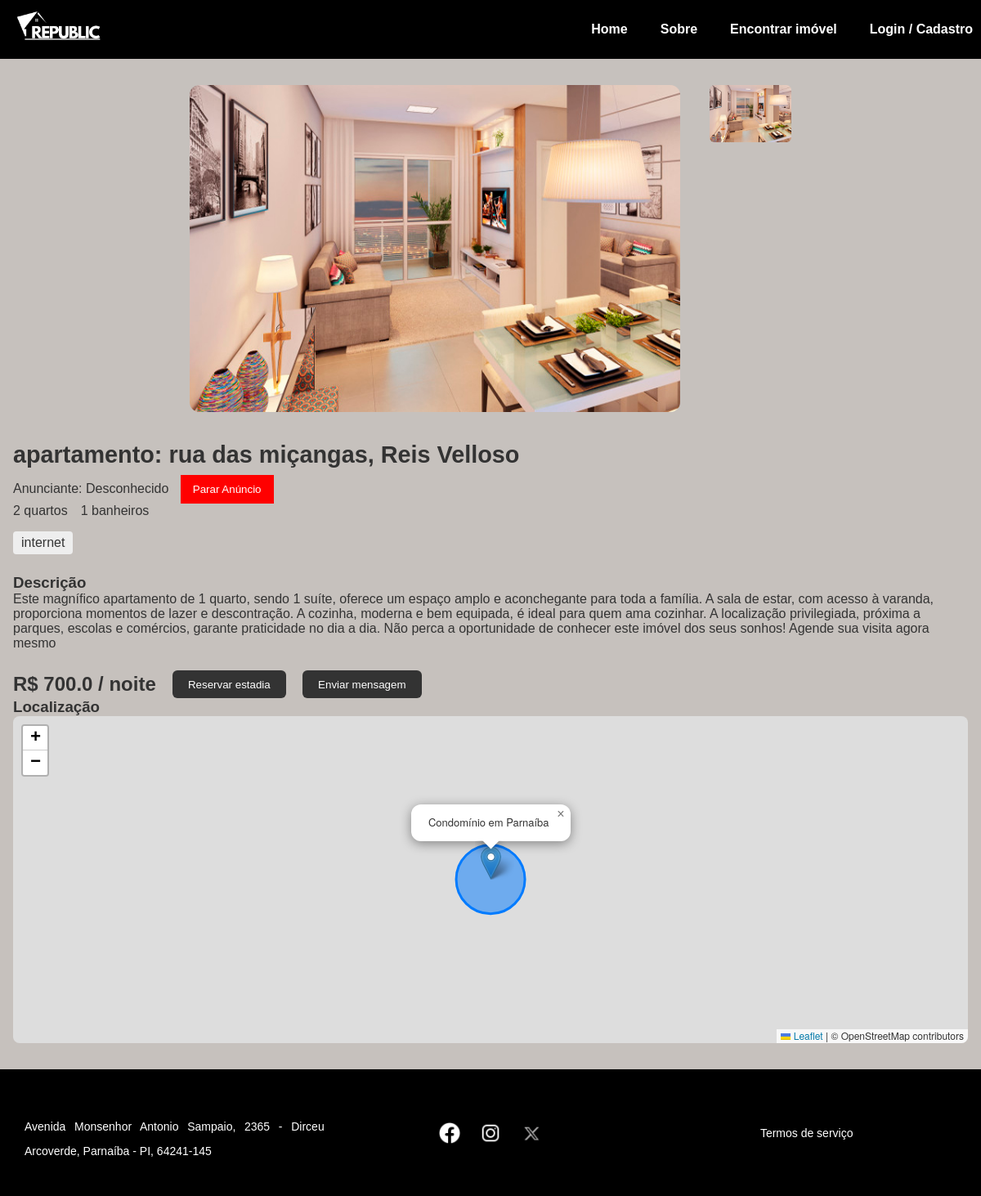
The app's page /detalhes_apartamento/3 with its own data.
### tables this page shows
CREATE TABLE apartamentos (
    id INTEGER PRIMARY KEY AUTOINCREMENT,
    endereco TEXT,
    bairro TEXT,
    numero TEXT,
    cep TEXT,
    complemento TEXT,
    valor REAL,
    quartos INTEGER,
    banheiros INTEGER,
    inclusos TEXT,
    outros TEXT,
    descricao TEXT,
    imagem TEXT,
    tipo TEXT
, usuario_id INTEGER);

### app.py (the view)
@app.route('/detalhes_apartamento/<int:id>')
def detalhes_apartamento(id):
    conn = sqlite3.connect('instance/banco.db')
    cursor = conn.cursor()
    cursor.execute("""
       SELECT id, endereco, bairro, numero, cep, complemento, valor, quartos,
              banheiros, inclusos, outros, descricao, imagem, tipo, usuario_id
       FROM apartamentos WHERE id = ?
    """, (id,))
    row = cursor.fetchone()
    if row and len(row) >= 15:
        apt = {
            'id': row[0],
            'endereco': row[1],
            'bairro': row[2],
            'numero': row[3],
            'cep': row[4],
            'complemento': row[5],
            'valor': row[6],
            'quartos': row[7],
            'banheiros': row[8],
            'inclusos': row[9].split(',') if row[9] else [],
            'outros': row[10],
            'descricao': row[11],
            'imagens': row[12].split(',') if row[12] else ['default.jpg'],
            'tipo': row[13],
            'usuario_id': row[14]
        }
        cursor.execute('SELECT nome FROM usuarios WHERE id = ?', (apt['usuario_id'],))
        dono = cursor.fetchone()
        dono_nome = dono[0] if dono else 'Desconhecido'
        conn.close()
        return render_template('apt.html', apartamento=apt, dono_nome=dono_nome, usuario_logado=session.get('usuario_id'))
    conn.close()
    return "Apartamento não encontrado", 404

### app.py (called while the page is built, shortened)
def obter_usuario_nome():
    return None

@app.context_processor
def inject_usuario_nome():
    return dict(usuario_nome=obter_usuario_nome())

### templates/apt.html (shortened to what this page needs)
<!DOCTYPE html>
<html lang="pt-br">
<head>
  <link rel="stylesheet" href="{{ url_for('static', filename='css/style.css') }}">
  <link rel="stylesheet" href="{{ url_for('static', filename='css/apt.css') }}">
  <link rel="stylesheet" href="{{ url_for('static', filename='css/map.css') }}">
  <link rel="stylesheet" href="https://unpkg.com/leaflet/dist/leaflet.css" />
</head>
<body>
  <header class="header">
    <div class="logo">
      <a href="{{ url_for('index') }}">
        <img src="{{ url_for('static', filename='img/logo/logo_branca.png') }}" alt="Republic Logo">
      </a>
    </div>
    <nav class="nav">
      <a href="{{ url_for('index') }}">Home</a>
      <a href="{{ url_for('sobre') }}">Sobre</a>
      <a href="{{ url_for('pesquisa') }}">Encontrar imóvel</a>
      {% if usuario_nome %}
      <div class="user-info">
        <div class="separator">|</div>
        <span class="saudacao">Olá, {{ usuario_nome }}!</span>
        <a href="{{ url_for('logout') }}" class="logout-btn">Sair</a>
      </div>
      {% else %}
      <a href="{{ url_for('cadastro') }}">Login / Cadastro</a>
      {% endif %}
    </nav>
  </header>
  <main class="main-content">
    <div class="image-gallery side-by-side">
      <div class="main-img">
        {% if apartamento.imagens and apartamento.imagens|length > 0 %}
          <img id="current-img" src="{{ url_for('static', filename='img/apts/' + apartamento.imagens[0]) }}" alt="Imagem principal">
        {% else %}
          <img id="current-img" src="{{ url_for('static', filename='img/apts/default.jpg') }}" alt="Imagem padrão">
        {% endif %}
      </div>
      <div class="thumbs">
        {% for img in apartamento.imagens %}
          <img class="thumb" src="{{ url_for('static', filename='img/apts/' + img) }}" alt="Imagem" onclick="changeImage('{{ img }}')">
        {% endfor %}
      </div>
    </div>
    <section class="details">
      <h2>{{ apartamento.tipo }}: {{ apartamento.endereco }}, {{ apartamento.bairro }}</h2>
<div class="anunciante">
  <span>Anunciante: {{ dono_nome }}</span>
  {% if usuario_logado == apartamento.usuario_id %}
      <form action="{{ url_for('parar_anuncio', id=apartamento.id) }}" method="POST" style="display:inline;">
          <button type="submit" class="btn btn-danger" style="margin-left: 10px;">Parar Anúncio</button>
      </form>
  {% endif %}
</div>
      <ul class="info">
        <li>{{ apartamento.quartos }} quartos</li>
        <li>{{ apartamento.banheiros }} banheiros</li>
      </ul>
      <div class="highlights">
        {% for item in apartamento.inclusos %}
        <span>{{ item }}</span>
        {% endfor %}
      </div>
      <section class="description">
        <h3>Descrição</h3>
        <p>{{ apartamento.descricao }}</p>
      </section>
      <div class="price-action">
        <span class="price">R$ {{ apartamento.valor }} / noite</span>
        <button>Reservar estadia</button>
        <button>Enviar mensagem</button>
      </div>
    </section>
    <section class="map">
      <h3>Localização</h3>
      <div id="map"></div>
    </section>
  </main>
  <footer class="footer">
    <div class="footer-content">
      <div class="container text-center">
        <div class="row">
          <div class="col">
            <p>Avenida Monsenhor Antonio Sampaio, 2365 - Dirceu Arcoverde, Parnaíba - PI, 64241-145</p>
          </div>
          <div class="col">
            <div class="socials">
              <a href="#"><img src="{{ url_for('static', filename='img/socials/facebook.png') }}" alt="Facebook"></a>
              <a href="#"><img src="{{ url_for('static', filename='img/socials/ig.png') }}" alt="Instagram"></a>
              <a href="#"><img src="{{ url_for('static', filename='img/socials/x.webp') }}" alt="X"></a>
            </div>
          </div>
          <div class="col">
            <a href="{{ url_for('termos') }}">Termos de serviço</a>
          </div>
        </div>
      </div>
    </div>
  </footer>
</body>
</html>

### static/css/style.css (style rules this page uses)
* { margin: 0; padding: 0; box-sizing: border-box; }
body { font-family: Arial, sans-serif; background-color: #c6c1bd; color: #333; }
.nav { display: flex; align-items: center; gap: 20px; }
.header { background: rgb(0, 0, 0); display: flex; align-items: center; justify-content: space-between; padding: 10px; }
.logo img { width: 120px; }
.nav a { color: white; text-decoration: none; margin-left: 20px; font-weight: bold; }
.container { padding: 30px 50px; }
.container p { text-align: justify; line-height: 30px; margin-top: 15px; }
.footer { background-color: black; color: white; padding: 30px 0; font-size: 14px; }
.footer-content .container { max-width: 1200px; margin: 0 auto; padding: 0 20px; }
.footer-content .row { display: flex; justify-content: space-between; align-items: center; flex-wrap: wrap; text-align: center; }
.footer-content .col { flex: 1; padding: 10px; }
.footer-content .socials a img { width: 30px; margin: 0 8px; vertical-align: middle; }
.footer-content a { color: white; text-decoration: none; }

### static/css/apt.css (style rules this page uses)
.main-content { max-width: 1200px; margin: 2rem auto; padding: 0 1rem; }
.image-gallery { display: flex; flex-direction: column; align-items: center; gap: 1rem; }
.image-gallery.side-by-side { flex-direction: row; align-items: flex-start; justify-content: center; }
.main-img img { width: 100%; max-width: 800px; height: auto; border-radius: 12px; }
.image-gallery.side-by-side .main-img img { width: 600px; height: 400px; object-fit: cover; border-radius: 12px; }
.thumbs { display: flex; gap: 10px; flex-wrap: wrap; justify-content: center; }
.image-gallery.side-by-side .thumbs { flex-direction: column; gap: 10px; margin-left: 20px; }
.thumbs img { width: 100px; height: 70px; object-fit: cover; border-radius: 6px; cursor: pointer; transition: transform 0.2s; }
.details { margin-top: 2rem; }
.details h2 { font-size: 1.8rem; margin-bottom: 0.5rem; }
.info { list-style: none; padding: 0; display: flex; flex-wrap: wrap; gap: 1rem; }
.highlights { display: flex; flex-wrap: wrap; gap: 10px; margin: 1rem 0; }
.highlights span { background-color: #eee; padding: 5px 10px; border-radius: 4px; }
.description { margin: 1.5rem 0; }
.price-action { display: flex; align-items: center; gap: 20px; flex-wrap: wrap; }
.price { font-weight: bold; font-size: 1.5rem; }
.price-action button { background-color: #333; color: white; border: none; padding: 0.6rem 1.2rem; border-radius: 6px; cursor: pointer; transition: background-color 0.2s; }
.btn-danger { background-color: red; color: white; border: none; padding: 10px 15px; cursor: pointer; }

### static/css/map.css (style rules this page uses)
#map { width: 100%; height: 100%; min-height: 400px; border-radius: 8px; }

### records on screen
apartamentos: imagem (picture), tipo "apartamento", endereco "rua das miçangas", bairro "Reis Velloso", quartos "2", banheiros "1", inclusos "internet", descricao "Este magnífico apartamento de 1 quarto, sendo 1 suíte, oferece um espaço amplo e aconchegante para toda a família. A sala de estar, com acesso à varanda, proporciona momentos de lazer e descontração. A cozinha, moderna e bem equipada, é ideal para quem ama cozinhar. A localização privilegiada, próxima a parques, escolas e comércios, garante praticidade no dia a dia. Não perca a oportunidade de conhecer este imóvel dos seus sonhos! Agende sua visita agora mesmo", valor "700.0"

### other values on screen
{{ dono_nome }} "Desconhecido"
